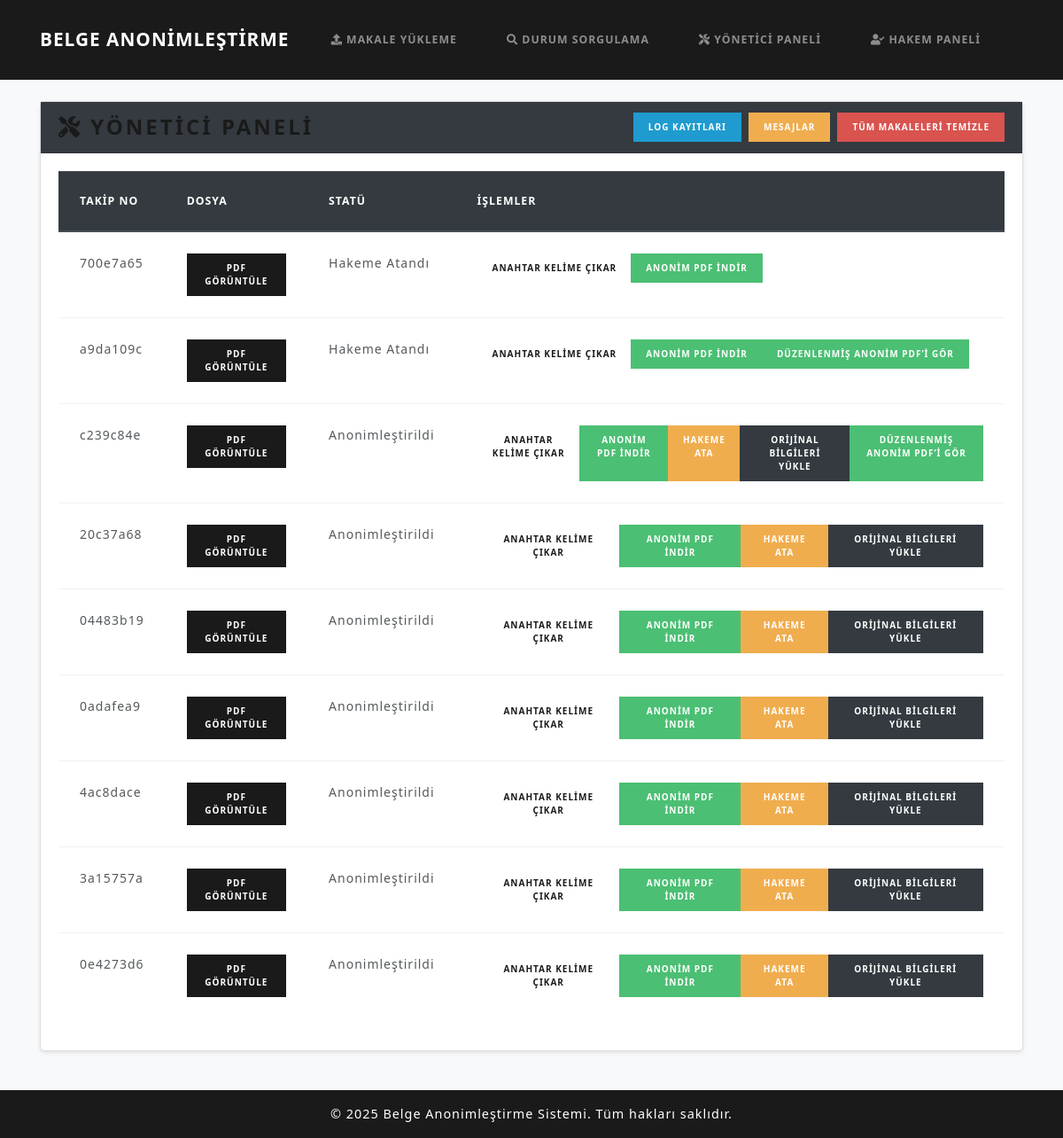
Before: /makalesistemi/yonetici/ with the older database file.
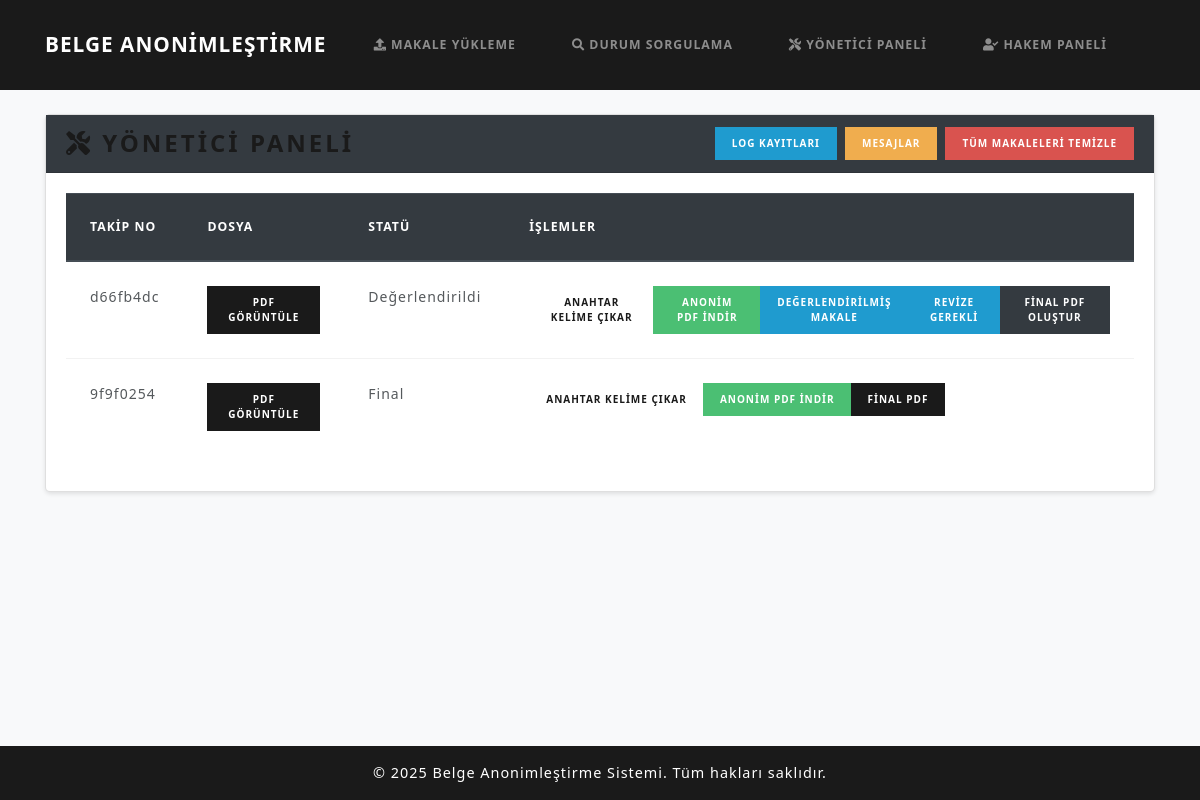
After: the same page with the newer database file.
### papers/models.py (models this page shows, shortened)
class Submission(models.Model):
    tracking_number = models.CharField(max_length=50, unique=True)
    email_hash = models.CharField(max_length=64)
    encrypted_filename = models.TextField(null=True, blank=True)
    original_pdf = models.FileField(upload_to='uploads/')
    revised_pdf = models.FileField(upload_to='uploads/', null=True, blank=True)
    anonymized_pdf = models.FileField(upload_to='anonymized/', null=True, blank=True)
    final_pdf = models.FileField(upload_to='final/', null=True, blank=True)
    extracted_keywords = models.TextField(blank=True, null=True)
    subtopics = models.ManyToManyField(Subtopic, blank=True, related_name='submissions')
    status = models.CharField(max_length=50, choices=STATUS_CHOICES, default='Gönderildi')
    review = models.TextField(null=True, blank=True)
    reviewer = models.ForeignKey(Reviewer, null=True, blank=True, on_delete=models.SET_NULL)
    timestamp = models.DateTimeField(default=timezone.now)
    reviewed_pdf = models.FileField(upload_to='reviewed/', null=True, blank=True)  # Yeni alan
    anonymized_data = models.TextField(null=True, blank=True)
    restored = models.BooleanField(default=False)

### papers/views.py (the view)
# urls.py: path('makalesistemi/yonetici/', views.editor_dashboard, name='editor_dashboard'),
def editor_dashboard(request):
    subs = Submission.objects.all().order_by('-timestamp')
    return render(request, 'admin_panel.html', {'submissions': subs})

### templates/admin_panel.html (shortened to what this page needs)
{% extends 'base.html' %}
{% block content %}
<div class="card">
  <div class="card-header bg-dark text-white">
    <div class="d-flex justify-content-between align-items-center">
      <h3 class="mb-0"><i class="fas fa-tools"></i> Yönetici Paneli</h3>
      <div class="d-flex flex-nowrap" style="gap: 0.5rem; overflow-x: auto;">
        <a href="{% url 'editor_logs' %}" class="btn btn-info btn-sm">Log Kayıtları</a>
        <a href="{% url 'editor_messages' %}" class="btn btn-warning btn-sm">Mesajlar</a>
        <a href="{% url 'clear_all_submissions' %}" class="btn btn-danger btn-sm">
          Tüm Makaleleri Temizle
        </a>
      </div>
    </div>
  </div>
  <div class="card-body">
    <div class="table-responsive">
      <table class="table table-hover">
        <thead class="thead-dark">
          <tr>
            <th>Takip No</th>
            <th>Dosya</th>
            <th>Statü</th>
            <th>İşlemler</th>
          </tr>
        </thead>
        <tbody>
          {% for sub in submissions %}
            <tr>
              <td>{{ sub.tracking_number }}</td>
              <td>
                <a
                  href="{% url 'view_pdf' sub.tracking_number %}"
                  class="btn btn-primary btn-sm"
                >
                  PDF Görüntüle
                </a>
              </td>
              <td>{{ sub.status }}</td>
              <td>
                <div class="btn-group" role="group">
                  <a
                    href="{% url 'extract_keywords_view' sub.tracking_number %}"
                    class="btn btn-secondary btn-sm"
                  >
                    Anahtar Kelime Çıkar
                  </a>
                  {% if sub.anonymized_pdf %}
                    <a
                      href="{% url 'download_anonymized_pdf' sub.tracking_number %}"
                      class="btn btn-success btn-sm"
                    >
                      Anonim PDF İndir
                    </a>
                  {% endif %}
                  {% if sub.status == "Anonimleştirildi" %}
                    <a
                      href="{% url 'assign_reviewer' sub.tracking_number %}"
                      class="btn btn-warning btn-sm"
                    >
                      Hakeme Ata
                    </a>
                    <a
                      href="{% url 'restore_original' sub.tracking_number %}"
                      class="btn btn-dark btn-sm"
                    >
                      Orijinal Bilgileri Yükle
                    </a>
                  {% endif %}
                  {% if sub.restored %}
                    <a
                      href="{% url 'view_restored_pdf' sub.tracking_number %}"
                      class="btn btn-success btn-sm"
                    >
                      Düzenlenmiş Anonim PDF’i Gör
                    </a>
                  {% endif %}
                  {% if sub.status == "Değerlendirildi" and sub.reviewed_pdf %}
                    <a href="{% url 'view_reviewed_pdf' sub.tracking_number %}" class="btn btn-info btn-sm">
                      Değerlendirilmiş Makale
                    </a>
                {% endif %}
                  {% if sub.status == "Değerlendirildi" %}
                    <a
                      href="{% url 'request_revision' sub.tracking_number %}"
                      class="btn btn-info btn-sm"
                    >
                      Revize Gerekli
                    </a>
                    <a
                      href="{% url 'finalize_view' sub.tracking_number %}"
                      class="btn btn-dark btn-sm"
                    >
                      Final PDF Oluştur
                    </a>
                  {% endif %}
                  {% if sub.status == "Final" and sub.final_pdf %}
                    <a href="{% url 'view_final_pdf' sub.tracking_number %}" class="btn btn-primary btn-sm">
                      Final PDF
                    </a>
                  {% endif %}
                </div>
              </td>
            </tr>
          {% empty %}
            <tr>
              <td colspan="4">Makale yok.</td>
            </tr>
          {% endfor %}
        </tbody>
      </table>
    </div>
  </div>
</div>
{% endblock %}

### templates/base.html (shortened to what this page needs)
{% load static %}
<!DOCTYPE html>
<html lang="tr">
  <head>
    <link rel="stylesheet" href="https://stackpath.bootstrapcdn.com/bootswatch/4.5.2/lux/bootstrap.min.css" />
    <link rel="stylesheet" href="https://cdnjs.cloudflare.com/ajax/libs/font-awesome/5.15.4/css/all.min.css" />
    <link rel="stylesheet" href="{% static 'css/style.css' %}" />
  </head>
  <body style="display: flex; flex-direction: column; min-height: 100%">
    <nav class="navbar navbar-expand-lg navbar-dark bg-primary">
      <div class="container">
        <a class="navbar-brand" href="{% url 'home' %}">BELGE ANONİMLEŞTİRME</a>
        <div class="collapse navbar-collapse" id="mainNavbar">
          <ul class="navbar-nav ml-auto">
            <li class="nav-item"><a class="nav-link" href="{% url 'upload_paper' %}"><i class="fas fa-upload"></i> Makale Yükleme</a></li>
            <li class="nav-item"><a class="nav-link" href="{% url 'status' %}"><i class="fas fa-search"></i> Durum Sorgulama</a></li>
            <li class="nav-item"><a class="nav-link" href="{% url 'editor_dashboard' %}"><i class="fas fa-tools"></i> Yönetici Paneli</a></li>
            <li class="nav-item"><a class="nav-link" href="{% url 'reviewer_panel' %}"><i class="fas fa-user-check"></i> Hakem Paneli</a></li>
          </ul>
        </div>
      </div>
    </nav>
    <div class="container my-4">
      {% block content %}{% endblock %}
    </div>
    <footer class="footer bg-primary text-light py-3 mt-auto">
      <div class="container text-center">
        <span>&copy; 2025 Belge Anonimleştirme Sistemi. Tüm hakları saklıdır.</span>
      </div>
    </footer>
  </body>
</html>

### static/css/style.css (style rules this page uses)
html, body { height: 100%; margin: 0; padding: 0; background-color: #f8f9fa; font-family: "Segoe UI", Tahoma, Geneva, Verdana, sans-serif; }
.navbar-brand { font-weight: bold; font-size: 1.3rem; }
.card { margin-bottom: 20px; border-radius: 5px; box-shadow: 0 2px 4px rgba(0, 0, 0, 0.1); }
.footer { flex-shrink: 0; }
.footer span { font-size: 0.9rem; }
.nav-link { margin-right: 0.5rem; }

Changed rows visible on the page:
removed Submission: tracking_number "700e7a65", status "Hakeme Atandı", shows "ANONIM PDF İNDIR"
removed Submission: tracking_number "a9da109c", status "Hakeme Atandı", shows "ANONIM PDF İNDIR", restored "DÜZENLENMIŞ ANONIM PDF’I GÖR"
removed Submission: tracking_number "c239c84e", status "Anonimleştirildi", shows "ANONIM PDF İNDIR", shows "HAKEME ATA", restored "DÜZENLENMIŞ ANONIM PDF’I GÖR"
removed Submission: tracking_number "20c37a68", status "Anonimleştirildi", shows "ANONIM PDF İNDIR", shows "HAKEME ATA"
removed Submission: tracking_number "04483b19", status "Anonimleştirildi", shows "ANONIM PDF İNDIR", shows "HAKEME ATA"
removed Submission: tracking_number "0adafea9", status "Anonimleştirildi", shows "ANONIM PDF İNDIR", shows "HAKEME ATA"
removed Submission: tracking_number "4ac8dace", status "Anonimleştirildi", shows "ANONIM PDF İNDIR", shows "HAKEME ATA"
removed Submission: tracking_number "3a15757a", status "Anonimleştirildi", shows "ANONIM PDF İNDIR", shows "HAKEME ATA"
removed Submission: tracking_number "0e4273d6", status "Anonimleştirildi", shows "ANONIM PDF İNDIR", shows "HAKEME ATA"
added Submission: tracking_number "d66fb4dc", status "Değerlendirildi", shows "ANONIM PDF İNDIR", shows "DEĞERLENDIRILMIŞ MAKALE", shows "REVIZE GEREKLI"
added Submission: tracking_number "9f9f0254", status "Final", shows "ANONIM PDF İNDIR", shows "FINAL PDF"
